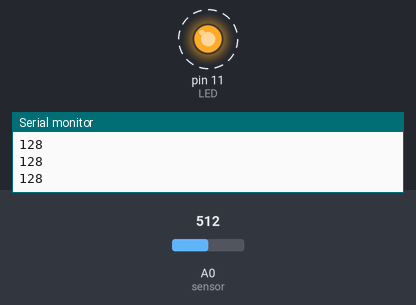
The sketch below on a simulated Arduino Uno, built with avr-gcc and run on an emulated ATmega328P. Parts: output pins drawn as LEDs (lit = HIGH), the last lines printed to the serial monitor. Dashed ring = blinking. The test bench sets the inputs (shaded band); at power-on: A0 (sensor) = 512.

Above: at 1.11 s.
1.3 s: A0 (sensor) set to 415
4.3 s: A0 (sensor) set to 387
At 4.9 s:
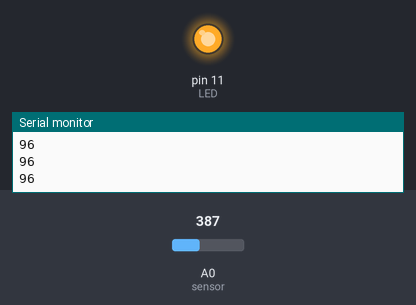
5.8 s: A0 (sensor) set to 511
At 6.07 s:
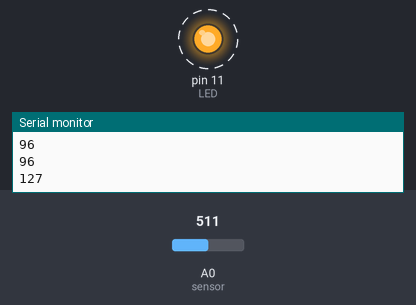
8.8 s: A0 (sensor) set to 306
At 9.8 s:
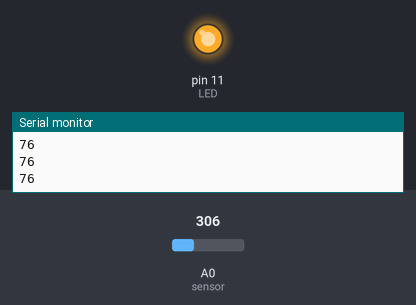
Timing chart, 0 to 11.3 s (numbered marks = the images above; inputs shaded):
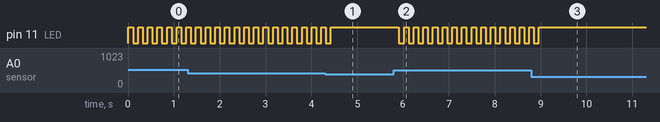

Measured:
- the behaviour switches between 404 and 403 on A0 (sensor) (found by bisection; images 0 and 1)
- after the input at 4.3 s, pin 11 (LED): goes on until 4.4 s, then stays HIGH
- after the input at 5.8 s, pin 11 (LED): alternates HIGH for 0.10 s and LOW for 0.11 s, starting after 0.11 s
- after the input at 8.8 s, pin 11 (LED): goes on until 9.0 s, then stays HIGH
- by itself, pin 11 (LED): alternates HIGH for 0.10 s and LOW for 0.11 s

The sketch:

Photocell_10-03-2023.ino
```cpp
/*
  ANALOG READ

  Example using analogRead(pin) to read an analog sensor.
  Create LED circuit with LED connected to digital PWM pin 11.
  Connect FSR to analog pin A0, with 10K pull-down resistor to ground, and other side powered with 5V.

  Uncomment for serial monitor functionality.
*/

const int sensor = A0;  // creates fixed variable called sensor and assigns value A0
const int LED = 11; // creates fixed variable called LED and assigns value of 11
int value = 0;

// setup function runs once at start up
void setup() {
  pinMode(LED, OUTPUT);    // initialize pin as an output.
  // note: no need to initialize pinMode for analog pins as they can only be inputs

  // initialize serial communication at 9600 bits per second:
  Serial.begin(9600);
}

// loop function runs infinitely
void loop() {
  value = analogRead(sensor); //Reads sensor pin and assigns to value
  delay (10);  //Small delay
  value = value / 4; //Dividing value by 4 reduces range to max 255

  if (value > 0 && value <= 100) {
    analogWrite (LED, 255);
  }
  else if (value > 100 && value < 255) {
    analogWrite (LED, 255);
    delay (100);
    analogWrite (LED, 0);
    delay (100);
  } else {
    analogWrite (LED, 0);
  }
  Serial.println(value); //Prints to serial monitor
}
```
